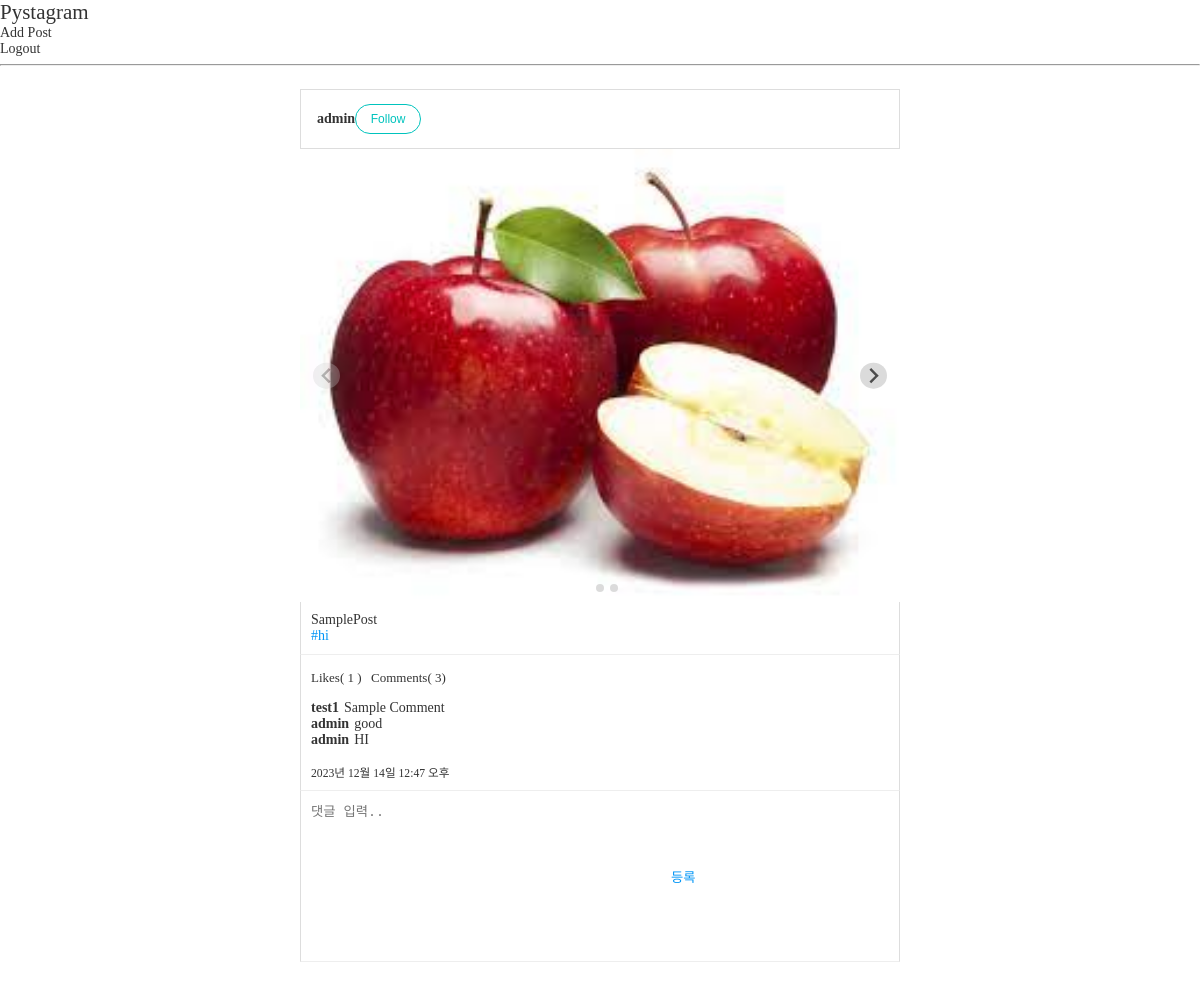
The app's page /posts/1/ with its own data.
### posts/models.py (models this page shows, shortened)
class Post(models.Model):
    user = models.ForeignKey(
        "users.User",
        verbose_name="작성자",
        on_delete=models.CASCADE,
    )
    content = models.TextField("내용")
    created = models.DateTimeField("등록일", auto_now_add=True)
    tags = models.ManyToManyField("posts.HashTag", verbose_name="해시태그 목록", blank=True)

class PostImage(models.Model):
    post = models.ForeignKey(
        Post,
        verbose_name="포스트",
        on_delete=models.CASCADE,
    )
    photo = models.ImageField("사진", upload_to="post")

class HashTag(models.Model):
    name = models.CharField("태그명", max_length=50)

class Comment(models.Model):
    user = models.ForeignKey(
        "users.User",
        verbose_name="작성자",
        on_delete=models.CASCADE,
    )
    post = models.ForeignKey(
        Post,
        verbose_name="포스트",
        on_delete=models.CASCADE,
    )
    content = models.TextField("내용")
    created = models.DateTimeField("작성일", auto_now_add=True)

### users/models.py (models this page shows, shortened)
class User(AbstractUser):
    profile_image = models.ImageField(
        "프로필 이미지",
        upload_to="users/profile",
        blank=True
        )
    short_description = models.TextField("소개글",  blank=True)
    like_posts = models.ManyToManyField(
        "posts.Post",
        verbose_name="좋아요 누른 포스트 목록",
        related_name="like_users",
        blank=True,
    )
    following = models.ManyToManyField(
        "self",
        verbose_name="팔로우 중인 유저들",
        related_name="followers",
        symmetrical=False,
        through="users.Relationship",
    )

### posts/views.py (the view)
# urls.py: path("<int:post_id>/", views.PostDetail.as_view(), name="post_detail"),
class PostDetail(TemplateView):
    template_name = "posts/post_detail.html"
    def get_context_data(self, **kwargs):
        context = super().get_context_data(**kwargs)
        postId = kwargs["post_id"]
        post = models.Post.objects.get(id = postId)
        context["post"] = post
        context["comment_form"] = forms.CommentForm()
        return context

### posts/forms.py
class CommentForm(forms.ModelForm):
    class Meta:
        model = models.Comment
        fields = [
            "post",
            "content",
            ]
        widgets = {
            "content" : forms.Textarea(
                attrs={
                    "placeholder": "댓글 입력.."
                }
            )
        }

### templates/posts/post_detail.html
{% extends "base_slider.html" %}
{% block content %}
    <div id="feeds" class="post-container">
        {% url "posts:post_detail" post.id as action_redirect_to %}
        {% include "posts/post.html" with action_redirect_url=action_redirect_to %}
    </div>
{% endblock %}

### templates/posts/post.html (shortened to what this page needs)
<article id="post-{{ post.id }}" class="post">
    <header class="post-header">
        <a href="{% url "users:profile" user_id=post.user.id %}">
        <span>{{ post.user.username }}</span>
        </a>
        {% if user != post.user %}
            <form action="{% url "users:follow" user_id=post.user.id %}?next={{ action_redirect_url }}" method="POST">
                <button type="submit" class="btn btn-primary">
                    {% if post.user in user.following.all %}
                        UnFollow
                    {% else %}
                        Follow
                    {% endif %}
                </button>
            </form>
        {% endif %}
    </header>
    {% if post.postimage_set.count > 0 %}
    <div class="post-images splide">
        <div class="splide__track">
            <ul class="splide__list">
                {% for image in  post.postimage_set.all %}
                    {% if image.photo %}
                    <li class="splide__slide">
                        <img src="{{ image.photo.url }}">
                    </li>
                    {% endif %}
                {% endfor %}
            </ul>
        </div>
    </div>
    {% endif %}
    <div class="post-content">
        {{ post.content|linebreaksbr }}
        <div class="post-tags">
            {% for tag in post.tags.all %}
                <a href="{% url "posts:tags" tag_name=tag.name %}">#{{ tag.name }}</a>
            {% endfor %}
        </div>
    </div>
    <div class="post-buttons">
        <form action="{% url "posts:post_like" post_id=post.id %}?next={{ action_redirect_url }}" method="POST">
            <button type="submit"
                >
                Likes( {{ post.like_users.count }} )
            </button>
        </form>
        <span>Comments( {{ post.comment_set.count }})</span>
    </div>
    <div class="post-comments">
        <ul>
            {% for comment in  post.comment_set.all %}
                <li>
                    <span>{{ comment.user.username }}</span>
                    <span>{{ comment.content }}</span>
                </li>
            {% endfor %}
        </ul>
    </div>
    <small>{{ post.created }}</small>
    <div class="post-comment-create">
        <form method="POST" action="{% url "posts:comment_add" %}?next={{ action_redirect_url }}">
            {{ comment_form.content }}
            <button type="submit">등록</button>
        </form>
    </div>
</article>

### static/css/style.css (style rules this page uses)
ul, ol { list-style: none; padding: 0; margin: 0; }
a { text-decoration: none; color: #333; }
html { margin: 0; font-family: "Noto Sans KR", serif; font-weight: 300; font-size: 14px; color: #333; height: 100%; }
body { margin: 0; height: 100%; }
.btn { width: 66px; height: 30px; line-height: 25px; background-color: #fff; border-radius: 15px; transition-duration: 0.3s; transition-timing-function: ease; font-size: 12px; cursor: pointer; text-align: center; }
.btn-primary { border: 1px solid #00c3bd; color: #00c3bd; }
input, textarea { border: none; padding: 10px; }
textarea { resize: none; }
.post-container { display: flex; flex-direction: column; align-items: center; box-sizing: border-box; }
@media (min-width: 700px) { .post-container { padding: 0 2.5vw 5vw; } }
article.post { display: flex; flex-direction: column; border-radius: 2px; padding-top: 80px; margin-top: -80px; margin-bottom: 20px; }
@media (min-width: 700px) { article.post { width: 600px; } }
article.post header.post-header { display: flex; flex-direction: row; align-items: center; height: 60px; box-sizing: border-box; padding: 14px 16px; border: 1px solid #ddd; }
article.post header.post-header span { font-weight: bold; }
article.post .post-images img { width: 100%; }
article.post .post-content { padding: 10px; box-sizing: border-box; border-left: 1px solid #ddd; border-right: 1px solid #ddd; border-bottom: 1px solid #eee; }
article.post .post-tags a { color: #0095f6; }
article.post .post-buttons { padding: 10px 7px; border-left: 1px solid #ddd; border-right: 1px solid #ddd; }
article.post .post-buttons form { display: inline-block; }
article.post .post-buttons a, article.post .post-buttons button, article.post .post-buttons span { background-color: transparent; font-size: 13px; font-family: "Noto Sans KR", serif; line-height: 1; font-weight: 400; height: 25px; box-sizing: border-box; padding: 3px; margin: 0; color: #333; border: none; transition-duration: 0.25s; }
article.post .post-buttons a, article.post .post-buttons button { cursor: pointer; }
article.post .post-comments { padding: 0 10px 10px; border-left: 1px solid #ddd; border-right: 1px solid #ddd; }
article.post .post-comments ul { margin-bottom: 5px; }
article.post .post-comments ul > li { display: flex; flex-direction: row; align-items: center; }
article.post .post-comments ul > li span:first-child { font-weight: bold; margin-right: 5px; }
article.post > small { padding: 0 10px 10px; border-left: 1px solid #ddd; border-right: 1px solid #ddd; border-bottom: 1px solid #eee; }
article.post .post-comment-create { display: flex; flex-direction: row; border-left: 1px solid #ddd; border-right: 1px solid #ddd; border-bottom: 1px solid #eee; }
article.post .post-comment-create form { display: flex; flex-grow: 1; flex-direction: row; }
article.post .post-comment-create button { color: #0095f6; background-color: transparent; border: none; padding: 0 15px; cursor: pointer; transition-duration: 0.25s; }

### static/splide/splide.css (style rules this page uses)
.splide__list { -webkit-backface-visibility:hidden; backface-visibility:hidden; display:-ms-flexbox; display:flex; height:100%; margin:0!important; padding:0!important }
.splide { position:relative; visibility:hidden }
.splide.is-initialized,.splide.is-rendered { visibility:visible }
.splide__slide { -webkit-backface-visibility:hidden; backface-visibility:hidden; box-sizing:border-box; -ms-flex-negative:0; flex-shrink:0; list-style-type:none!important; margin:0; position:relative }
.splide__slide img { vertical-align:bottom }
.splide__track { overflow:hidden; position:relative; z-index:0 }
.splide__track--draggable { -webkit-touch-callout:none; -webkit-user-select:none; -ms-user-select:none; user-select:none }
.splide__slide { -webkit-tap-highlight-color:transparent }

### records on screen
Post: user.username "admin", content "SamplePost", like_users.count "1", comment_set.count "3", created "2023년 12월 14일 12:47 오후"
PostImage: photo (picture)
HashTag: name "hi"
Comment: user.username "test1", content "Sample Comment"
Comment: user.username "admin", content "good"
Comment: user.username "admin", content "HI"
